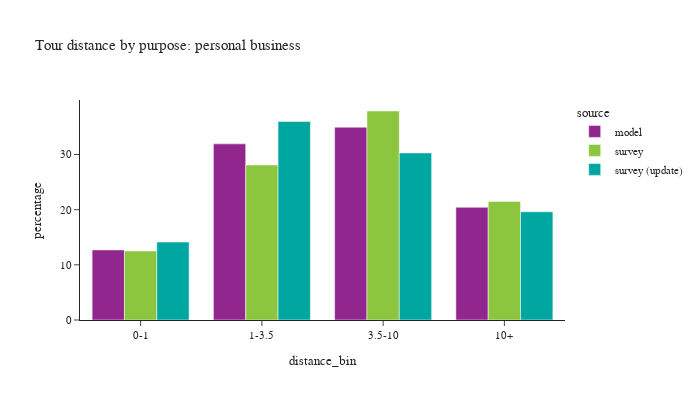

Notebook code cell kept with this figure:
### Code cell
plot_bins(tour, tour['pdpurp'] == 4, 'personal business')

### Figure 1 — Plotly figure (JSON) as saved in the notebook; plotly's stock layout.template omitted (floating-point values rounded to 4 significant figures)
{"data": [{"alignmentgroup": "True", "customdata": [[41040], [103129], [112884], [65972]], "hovertemplate": "source=model<br>distance_bin=%{x}<br>percentage=%{y}<br>sample count=%{customdata[0]}<extra></extra>", "legendgroup": "model", "marker": {"color": "#91268F", "pattern": {"shape": ""}}, "name": "model", "offsetgroup": "model", "orientation": "v", "showlegend": true, "textposition": "auto", "type": "bar", "x": ["0-1", "1-3.5", "3.5-10", "10+"], "xaxis": "x", "y": [12.7, 31.93, 34.95, 20.42], "yaxis": "y"}, {"alignmentgroup": "True", "customdata": [[142], [245], [240], [117]], "hovertemplate": "source=survey<br>distance_bin=%{x}<br>percentage=%{y}<br>sample count=%{customdata[0]}<extra></extra>", "legendgroup": "survey", "marker": {"color": "#8CC63E", "pattern": {"shape": ""}}, "name": "survey", "offsetgroup": "survey", "orientation": "v", "showlegend": true, "textposition": "auto", "type": "bar", "x": ["0-1", "1-3.5", "3.5-10", "10+"], "xaxis": "x", "y": [12.52, 28.1, 37.88, 21.5], "yaxis": "y"}, {"alignmentgroup": "True", "customdata": [[159], [287], [268], [134]], "hovertemplate": "source=survey (update)<br>distance_bin=%{x}<br>percentage=%{y}<br>sample count=%{customdata[0]}<extra></extra>", "legendgroup": "survey (update)", "marker": {"color": "#00A7A0", "pattern": {"shape": ""}}, "name": "survey (update)", "offsetgroup": "survey (update)", "orientation": "v", "showlegend": true, "textposition": "auto", "type": "bar", "x": ["0-1", "1-3.5", "3.5-10", "10+"], "xaxis": "x", "y": [14.12, 35.99, 30.28, 19.61], "yaxis": "y"}], "layout": {"barmode": "group", "font": {"size": 11}, "height": 400, "legend": {"title": {"text": "source"}, "tracegroupgap": 0}, "title": {"text": "Tour distance by purpose: personal business"}, "width": 700, "xaxis": {"anchor": "y", "domain": [0.0, 1.0], "title": {"text": "distance_bin"}}, "yaxis": {"anchor": "x", "domain": [0.0, 1.0], "title": {"text": "percentage"}}}}
